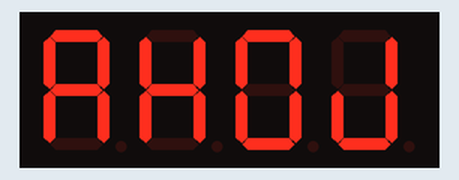
The sketch below on a simulated Arduino Uno, built with avr-gcc and run on an emulated ATmega328P. Shown: 4-digit seven-segment display.

Above: at 0.1 s.

The sketch:

sketch_oct31a_AHOJ.ino
```cpp
#include <Arduino.h>
#include <TM1637Display.h>

// Module connection pins (Digital Pins)
#define CLK 9
#define DIO 8

// The amount of time (in milliseconds) between tests
#define TEST_DELAY   2000

const uint8_t SEG_DONE[] = {
  SEG_E | SEG_F | SEG_A | SEG_B | SEG_C | SEG_G,
  SEG_E | SEG_F | SEG_B | SEG_C | SEG_G,
  SEG_E | SEG_F | SEG_A | SEG_B | SEG_C | SEG_D,
  SEG_B | SEG_C | SEG_D | SEG_E
};

TM1637Display display(CLK, DIO);

void setup()
{
}

void loop()
{
  display.setBrightness(0x0a);
  display.setSegments(SEG_DONE);
  delay(1000);
  display.setBrightness(0x0f);
  display.setSegments(SEG_DONE);
  delay(1000);
}
```
